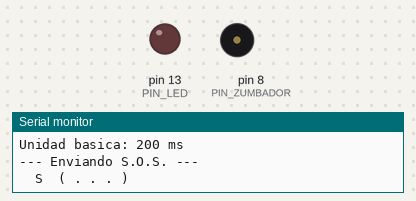
Recording of a sketch running on a simulated Arduino Uno, built with avr-gcc and run on an emulated ATmega328P. Shown: output pins drawn as LEDs (lit = HIGH), buzzer (waves = sounding), the last lines printed to the serial monitor.

Above: at 1.4 s.
At 3.7 s:
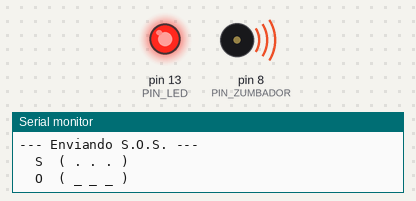
Timing chart, 0 to 9.6 s (numbered marks = the images above):
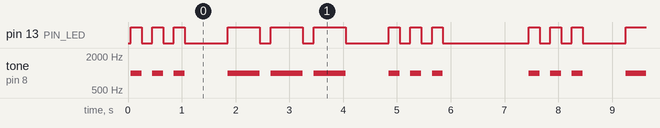

The sketch:

sos_morse.ino
```cpp
/*
  ============================================================================
  S.O.S. en codigo Morse, con luz y sonido
  ============================================================================
  Autor : Cristian Carrera
  Placa : Elegoo UNO R3 (compatible Arduino UNO)

  Se uso asistencia de IA (Claude) para depurar y documentar. El montaje, la
  calibracion y las pruebas sobre la placa son propios.

  ============================================================================
  INVESTIGACION PREVIA
  ============================================================================

  1) SENTENCIA PARA ENCENDER Y APAGAR UN LED
  ------------------------------------------
     pinMode(pin, OUTPUT);      // en setup(): el pin pasa a ser salida
     digitalWrite(pin, HIGH);   // ENCIENDE (5 V)
     digitalWrite(pin, LOW);    // APAGA    (0 V)

  Sin el pinMode() el pin queda como entrada y el LED apenas brilla, porque
  una entrada solo entrega microamperios. Y el LED siempre lleva resistencia
  en serie (220 ohmios aqui); sin ella se quema el LED o el pin.

  2) SENTENCIA PARA EMITIR UN TONO CON DURACION Y SILENCIARLO
  -----------------------------------------------------------
     tone(pin, frecuencia);              // suena hasta que algo lo pare
     tone(pin, frecuencia, duracion);    // suena "duracion" milisegundos
     noTone(pin);                        // silencia

  tone() genera una onda cuadrada: enciende y apaga el pin a la frecuencia
  pedida. Necesita un ZUMBADOR PASIVO (el activo trae oscilador propio e
  ignora la frecuencia). Importante: tone() con duracion NO bloquea, devuelve
  el control enseguida y el tono sigue por debajo con un temporizador.

  ============================================================================
  EL CODIGO MORSE Y POR QUE EL S.O.S. ES ASI
  ============================================================================
  El S.O.S. no son las iniciales de ninguna frase. Se eligio en 1906
  precisamente porque su patron en Morse es el mas simple e inconfundible:

        S = tres puntos    . . .
        O = tres rayas     _ _ _
        S = tres puntos    . . .

  El estandar internacional fija las proporciones respecto a la unidad basica,
  que es la duracion de un punto:

        punto ................... 1 unidad
        raya .................... 3 unidades
        espacio entre simbolos .. 1 unidad
        espacio entre letras .... 3 unidades
        espacio entre palabras .. 7 unidades

  En este programa la unidad son 200 ms, asi que el mensaje completo dura
  algo mas de 6 segundos y se repite. Cambiando UNIDAD se acelera o se
  ralentiza todo el mensaje sin tocar nada mas: esa es la ventaja de expresar
  los tiempos en proporciones y no en numeros sueltos.

  ============================================================================
  MONTAJE
  ============================================================================
     Pin 8  ---- (+) Zumbador PASIVO (-) ---- GND
     Pin 13 ---- (+) LED (-) ---- Resistencia 220 ohm ---- GND

  El pin 13 del UNO ya trae un LED en la placa, asi que la señal se ve aunque
  no se conecte el LED externo.
  ============================================================================
*/

// ---------------------------------------------------------------------------
// Mapa de pines
// ---------------------------------------------------------------------------
const int PIN_ZUMBADOR = 8;
const int PIN_LED      = 13;

// ---------------------------------------------------------------------------
// Parametros de la señal.
// Toda la temporizacion se deriva de UNIDAD, siguiendo el estandar Morse.
// ---------------------------------------------------------------------------
const int UNIDAD = 200;                  // duracion de un punto, en ms

const int PUNTO           = UNIDAD;      // 1 unidad
const int RAYA            = UNIDAD * 3;  // 3 unidades
const int PAUSA_SIMBOLO   = UNIDAD;      // entre puntos y rayas de una letra
const int PAUSA_LETRA     = UNIDAD * 3;  // entre S, O y S
const int PAUSA_MENSAJE   = UNIDAD * 7;  // antes de repetir el S.O.S.

const int FRECUENCIA = 1000;             // 1000 Hz, el pitido clasico de radio

// ---------------------------------------------------------------------------
void setup() {
  Serial.begin(9600);

  // Sentencia investigada en el punto 1: declarar los pines como salida.
  pinMode(PIN_LED,      OUTPUT);
  pinMode(PIN_ZUMBADOR, OUTPUT);

  Serial.println(F("== S.O.S. en codigo Morse =="));
  Serial.println(F("Cristian Carrera"));
  Serial.print(F("Unidad basica: "));
  Serial.print(UNIDAD);
  Serial.println(F(" ms"));
  Serial.println();
}

// ---------------------------------------------------------------------------
void loop() {
  Serial.println(F("--- Enviando S.O.S. ---"));

  emitirLetraS();
  delay(PAUSA_LETRA);

  emitirLetraO();
  delay(PAUSA_LETRA);

  emitirLetraS();

  Serial.println(F("Mensaje completo. Esperando para repetir."));
  Serial.println();
  delay(PAUSA_MENSAJE);
}

// ---------------------------------------------------------------------------
// Letra S: tres puntos.
// Se usa un bucle for porque se sabe de antemano cuantas repeticiones son.
// ---------------------------------------------------------------------------
void emitirLetraS() {
  Serial.println(F("  S  ( . . . )"));
  for (int i = 0; i < 3; i++) {
    emitirSimbolo(PUNTO);
  }
}

// ---------------------------------------------------------------------------
// Letra O: tres rayas.
// ---------------------------------------------------------------------------
void emitirLetraO() {
  Serial.println(F("  O  ( _ _ _ )"));
  for (int i = 0; i < 3; i++) {
    emitirSimbolo(RAYA);
  }
}

// ---------------------------------------------------------------------------
// Emite UN simbolo: enciende luz y sonido a la vez durante el tiempo pedido,
// los apaga, y deja la pausa que corresponde entre simbolos.
//
// Todo el programa se reduce a esta funcion: las dos sentencias investigadas,
// sincronizadas. Al recibir la duracion como parametro, la misma funcion
// sirve para el punto y para la raya; lo unico que cambia es el numero.
// ---------------------------------------------------------------------------
void emitirSimbolo(int duracion) {
  // --- Encender: luz y sonido juntos -------------------------------------
  digitalWrite(PIN_LED, HIGH);              // sentencia del punto 1
  tone(PIN_ZUMBADOR, FRECUENCIA, duracion); // sentencia del punto 2

  // tone() no bloquea, asi que hay que esperar aqui a que termine el simbolo.
  delay(duracion);

  // --- Apagar -------------------------------------------------------------
  digitalWrite(PIN_LED, LOW);
  noTone(PIN_ZUMBADOR);                     // silenciar, del punto 2

  // --- Separacion antes del siguiente simbolo -----------------------------
  delay(PAUSA_SIMBOLO);
}
```

Measured:
- by itself, pin 13 (PIN_LED): repeats every 7.4 s: 2 × (LOW 0.20 s, HIGH 0.20 s), LOW 0.80 s, 2 × (HIGH 0.60 s, LOW 0.20 s), HIGH 0.60 s, LOW 0.80 s, 2 × (HIGH 0.20 s, LOW 0.20 s), HIGH 0.20 s, LOW 1.6 s, HIGH 0.20 s
- by itself, tone on pin 8 (PIN_ZUMBADOR): repeats every 7.4 s: 2 × (silent 0.20 s, 1000 Hz 0.20 s), silent 0.80 s, 2 × (1000 Hz 0.60 s, silent 0.20 s), 1000 Hz 0.60 s, silent 0.80 s, 2 × (1000 Hz 0.20 s, silent 0.20 s), 1000 Hz 0.20 s, silent 1.6 s, 1000 Hz 0.20 s
